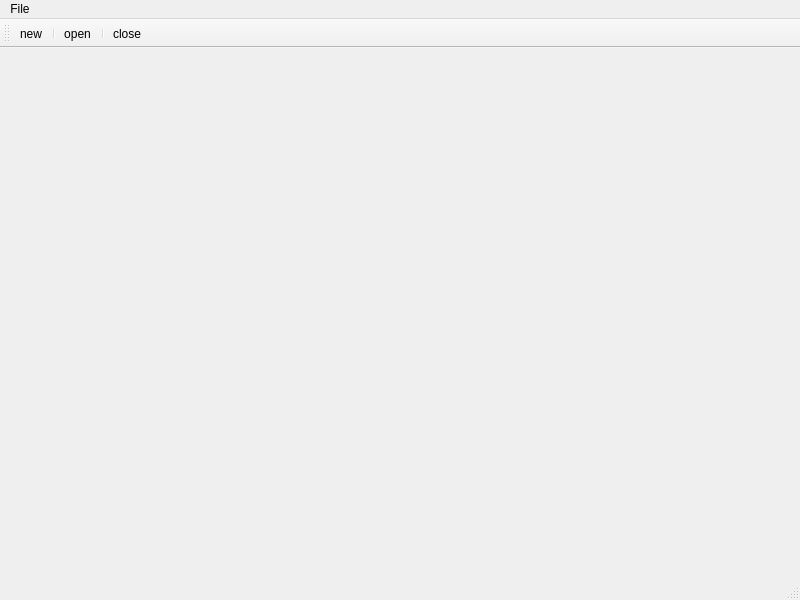
<?xml version="1.0" encoding="UTF-8"?>
<ui version="4.0">
 <class>MainWindow</class>
 <widget class="QMainWindow" name="MainWindow">
  <property name="geometry">
   <rect>
    <x>0</x>
    <y>0</y>
    <width>800</width>
    <height>600</height>
   </rect>
  </property>
  <property name="windowTitle">
   <string>MainWindow</string>
  </property>
  <widget class="QWidget" name="centralwidget"/>
  <widget class="QMenuBar" name="menubar">
   <property name="geometry">
    <rect>
     <x>0</x>
     <y>0</y>
     <width>800</width>
     <height>22</height>
    </rect>
   </property>
   <widget class="QMenu" name="menuFile">
    <property name="title">
     <string>File</string>
    </property>
    <addaction name="actionnew"/>
    <addaction name="separator"/>
    <addaction name="actionopen"/>
    <addaction name="separator"/>
    <addaction name="actionclose"/>
   </widget>
   <addaction name="menuFile"/>
  </widget>
  <widget class="QStatusBar" name="statusbar"/>
  <widget class="QToolBar" name="toolBar">
   <property name="windowTitle">
    <string>toolBar</string>
   </property>
   <attribute name="toolBarArea">
    <enum>TopToolBarArea</enum>
   </attribute>
   <attribute name="toolBarBreak">
    <bool>false</bool>
   </attribute>
   <addaction name="actionnew"/>
   <addaction name="separator"/>
   <addaction name="actionopen"/>
   <addaction name="separator"/>
   <addaction name="actionclose"/>
  </widget>
  <action name="actionnew">
   <property name="text">
    <string>new</string>
   </property>
   <property name="toolTip">
    <string>创建新文件</string>
   </property>
   <property name="shortcut">
    <string>Ctrl+N</string>
   </property>
  </action>
  <action name="actionopen">
   <property name="text">
    <string>open</string>
   </property>
  </action>
  <action name="actionclose">
   <property name="text">
    <string>close</string>
   </property>
  </action>
 </widget>
 <resources/>
 <connections/>
</ui>
